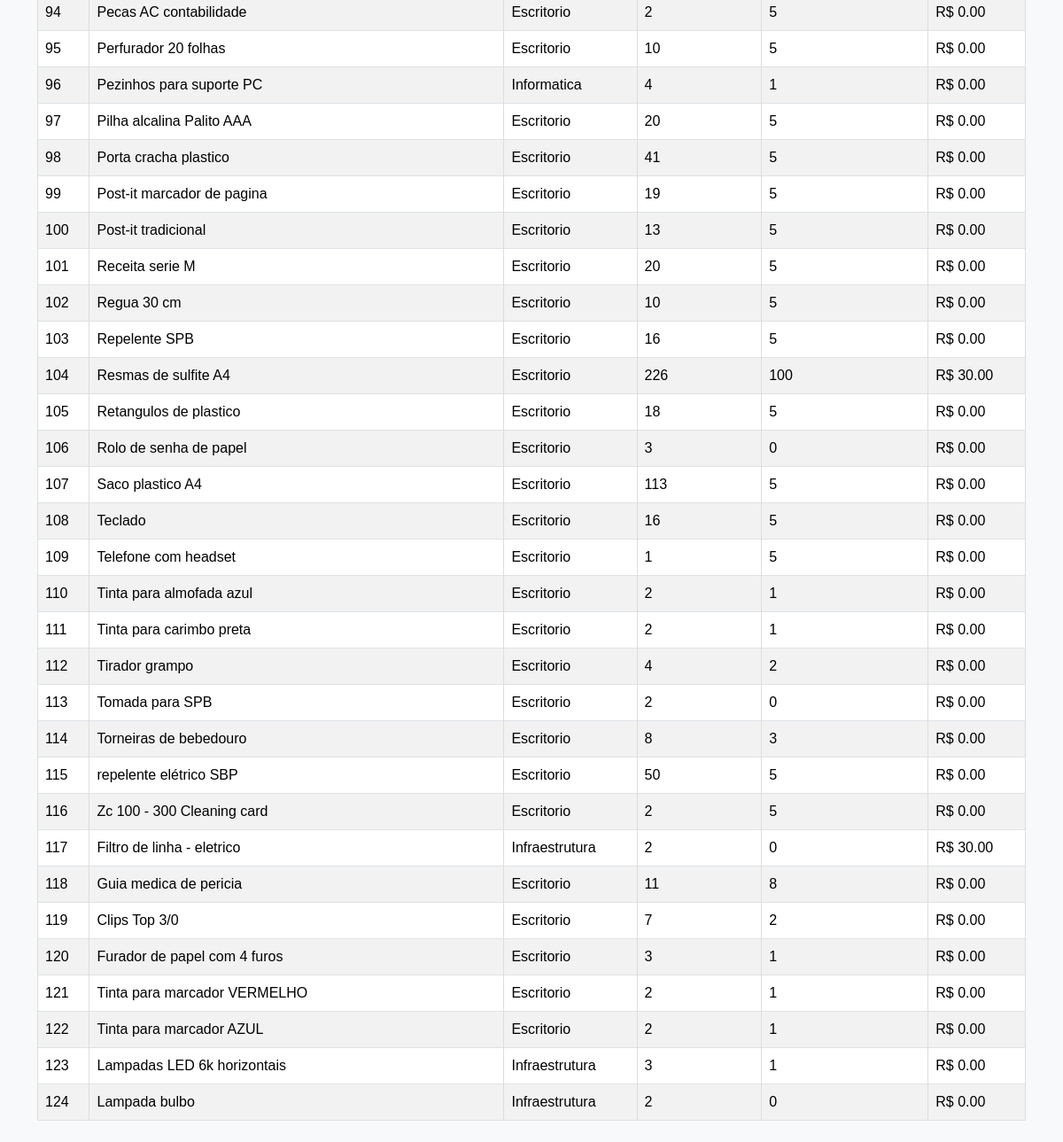
The app's page /relatorio_avancado (signed in, lower part), older data.
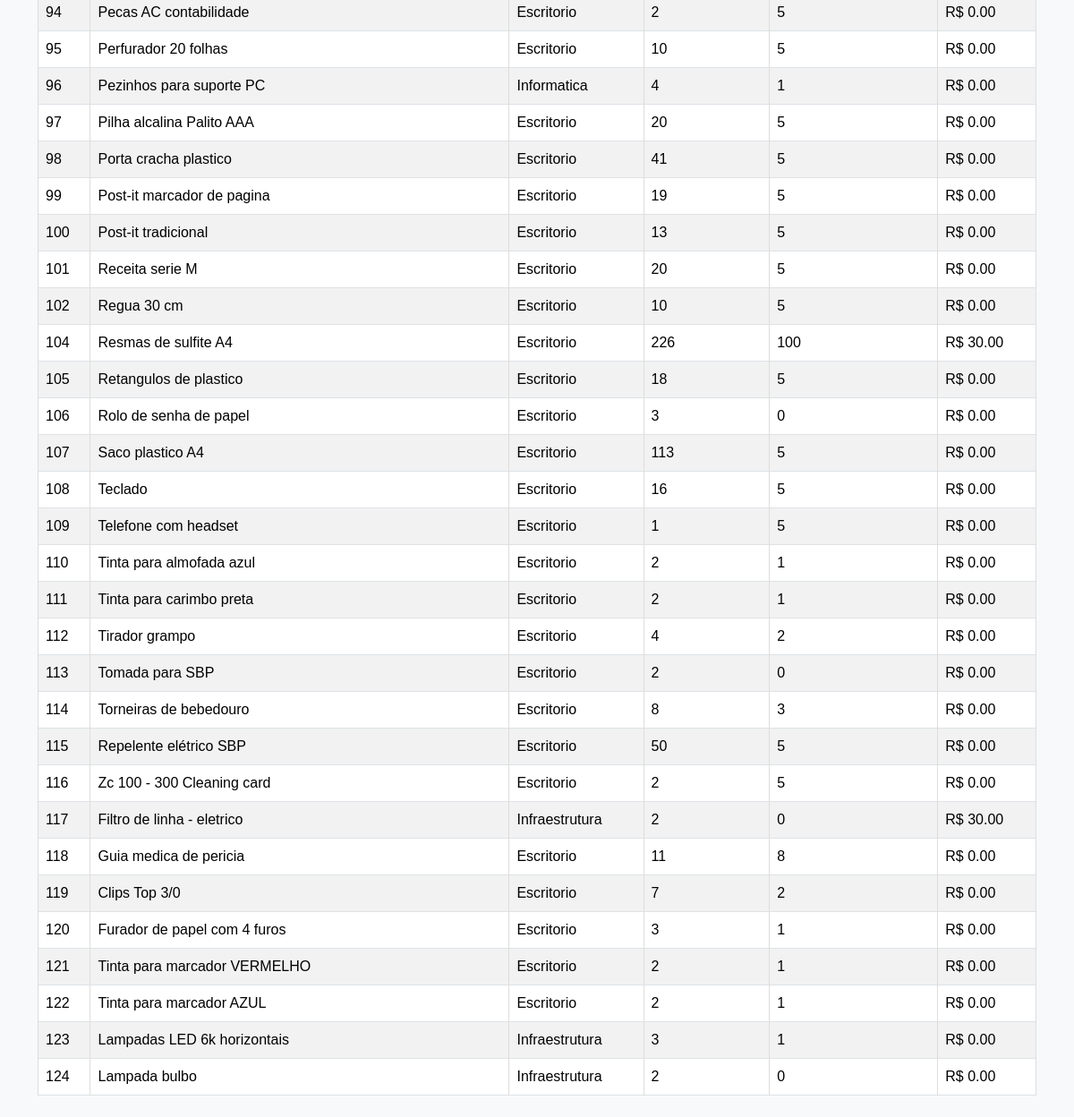
The same page, newer data.
### models.py (models this page shows)
class Produto(db.Model):
    __tablename__ = 'produtos'
    id = db.Column(db.Integer, primary_key=True)
    nome = db.Column(db.String(100), nullable=False)
    quantidade = db.Column(db.Integer, nullable=False)
    preco = db.Column(db.Float, nullable=False)
    estoque_minimo = db.Column(db.Integer, nullable=False, default=0)
    categoria_id = db.Column(db.Integer, db.ForeignKey('categoria.id'), nullable=False)

class Categoria(db.Model):
    id = db.Column(db.Integer, primary_key=True)
    nome = db.Column(db.String(50), nullable=False, unique=True)
    produtos = db.relationship('Produto', backref='categoria', lazy=True)

### app.py (the view, shortened to what this page needs)
@app.route('/relatorio_avancado')
@login_required
def relatorio_avancado():
    categoria_nome = request.args.get('categoria')
    data_inicio = request.args.get('data_inicio')
    data_fim = request.args.get('data_fim')
    estoque_baixo = request.args.get('estoque_baixo')
    query = Produto.query
    if categoria_nome:
        categoria = Categoria.query.filter_by(nome=categoria_nome).first()
        if categoria:
            query = query.filter(Produto.categoria_id == categoria.id)
    if estoque_baixo:
        query = query.filter(Produto.quantidade <= Produto.estoque_minimo)
    page = request.args.get('page', 1, type=int)
    per_page = 500  # ou outro valor desejado
    produtos_filtrados = query.paginate(page=page, per_page=per_page)
    categorias = Categoria.query.all()
    return render_template('relatorio_avancado.html', produtos=produtos_filtrados, categorias=categorias)

### app.py (called while the page is built)
@login_manager.user_loader
def load_user(user_id):
    return Usuario.query.get(int(user_id))

### models.py (called while the page is built)
    @property
    def is_admin(self):
        return self.tipo == 'admin'

### templates/relatorio_avancado.html (shortened to what this page needs)
{% extends 'base.html' %}
{% block content %}
{% if produtos %}
  <table class="table table-bordered table-striped">
    <tbody>
      {% for produto in produtos.items %}
        <tr {% if produto.quantidade <= produto.estoque_minimo %}class="alerta-estoque"{% endif %}>
          <td>{{ produto.id }}</td>
          <td>{{ produto.nome }}</td>
          <td>{{ produto.categoria.nome }}</td>
          <td>{{ produto.quantidade }}</td>
          <td>{{ produto.estoque_minimo }}</td>
          <td>R$ {{ "%.2f"|format(produto.preco) }}</td>
        </tr>
      {% endfor %}
    </tbody>
  </table>
{% else %}
  <div class="alert alert-warning">Nenhum produto encontrado com os filtros selecionados.</div>
{% endif %}
{% endblock %}

### templates/base.html (shortened to what this page needs)
<!DOCTYPE html>
<html lang="pt-br">
<head>
  <link href="https://cdn.jsdelivr.net/npm/bootstrap@5.3.3/dist/css/bootstrap.min.css" rel="stylesheet">
  <link rel="stylesheet" href="{{ url_for('static', filename='css/style.css') }}">
</head>
<body class="bg-light">
  <main class="container my-4">
    {% block content %}{% endblock %}
  </main>
</body>
</html>

### static/css/style.css (style rules this page uses)
body { font-family: Arial, sans-serif; margin: 20px; }
table { margin-top: 20px; border-collapse: collapse; width: 100%; }
table, th, td { border: 1px solid #ddd; }

### templates/base.html (style rules this page uses)
.alerta-estoque { background-color: #ffcccc; }
body { padding-top: 70px; }

Row changes from the older to the newer data that the page shows:
removed Produto: id "103", nome "Repelente SPB", categoria.nome "Escritorio", quantidade "16", estoque_minimo "5", preco "0.00"
changed Produto id 113: nome "Tomada para SPB" → "Tomada para SBP"
changed Produto id 115: nome "repelente elétrico SBP" → "Repelente elétrico SBP"
